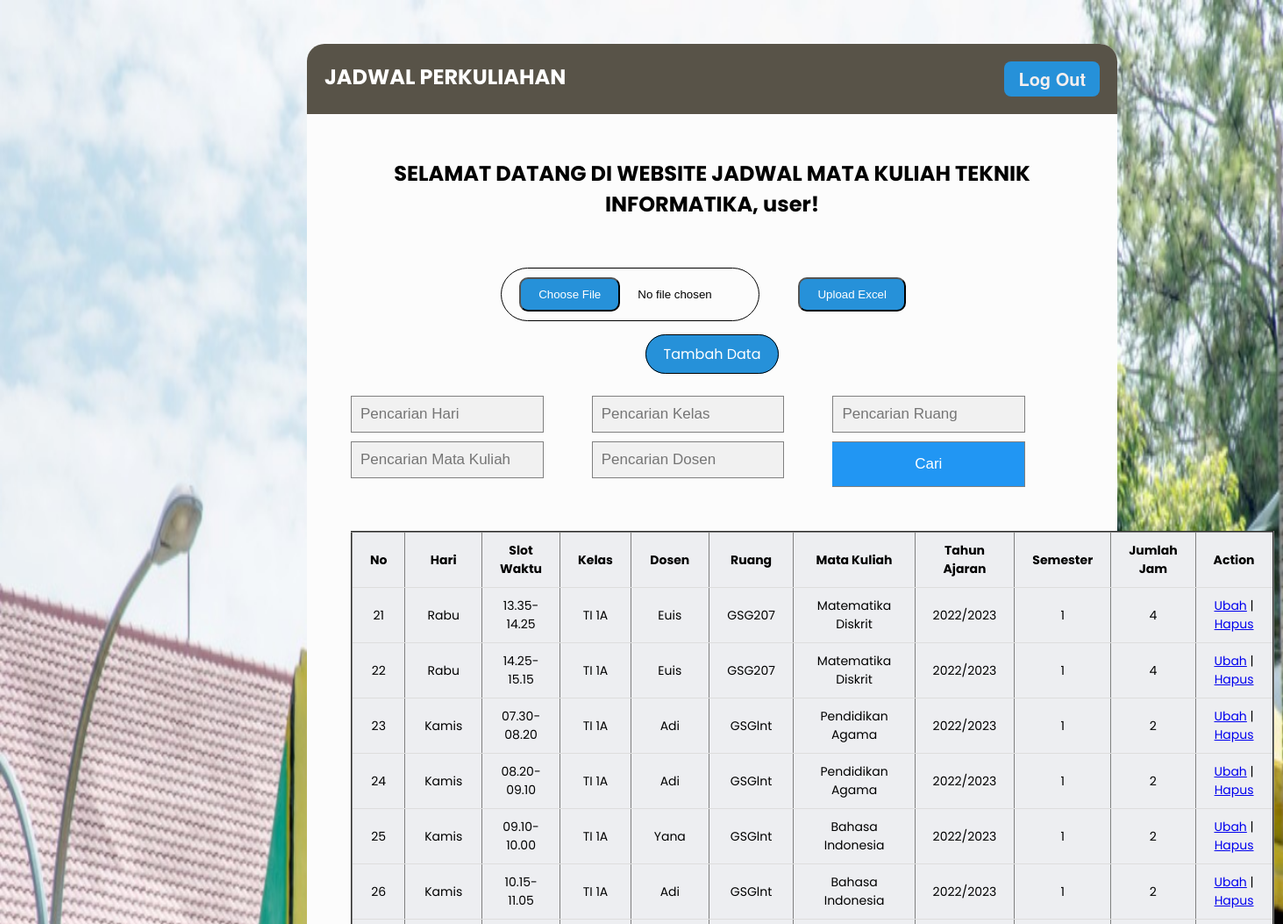
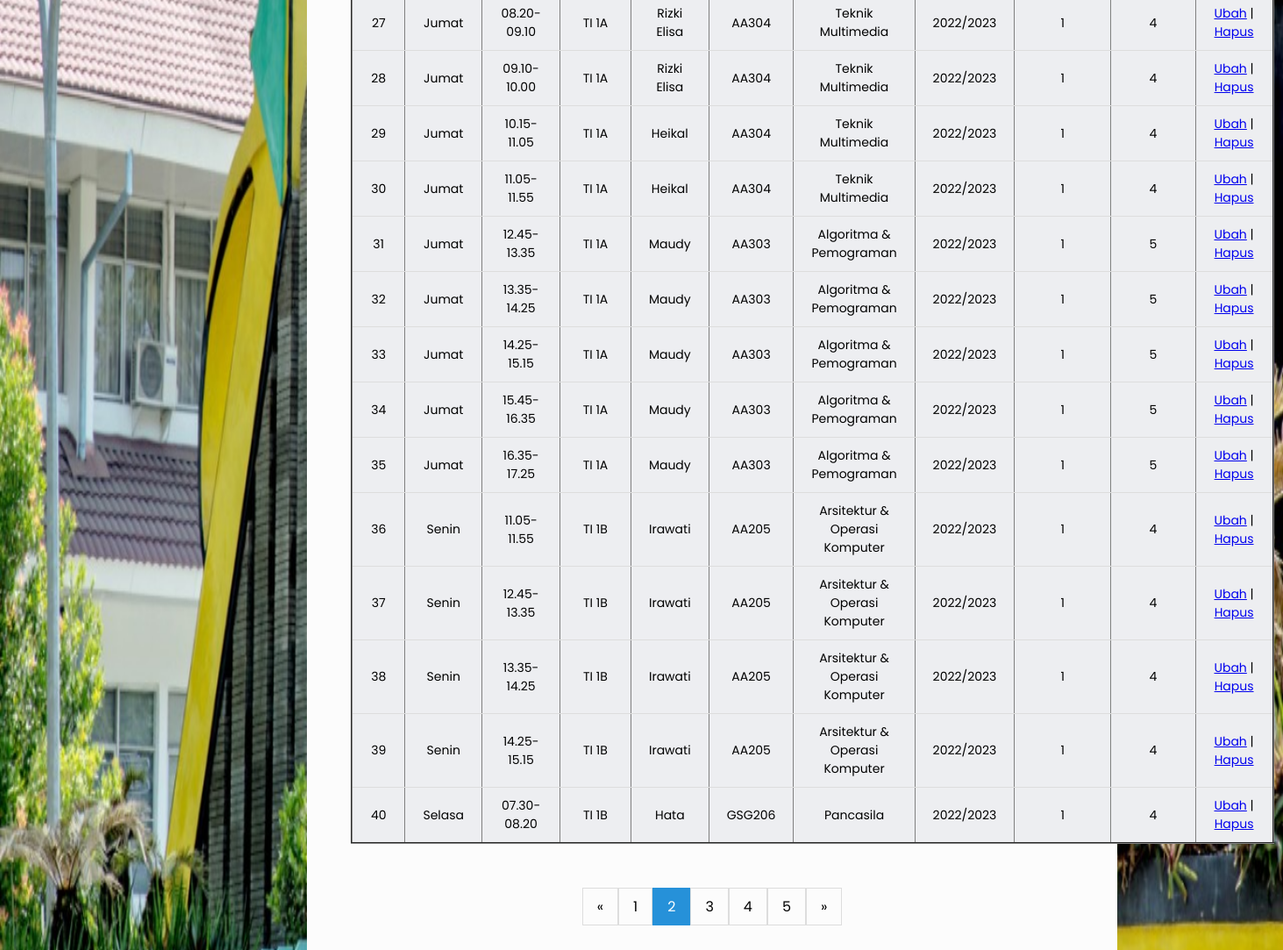
The page /admin.php?page=2 (signed in) on the database its author committed (2 pictures, top to bottom).
### tables this page shows
CREATE TABLE `jadwal` (
  `id` int(11) NOT NULL,
  `hari` varchar(50) DEFAULT NULL,
  `slot_waktu` varchar(50) DEFAULT NULL,
  `kelas` varchar(100) DEFAULT NULL,
  `dosen` varchar(50) DEFAULT NULL,
  `ruang` varchar(50) DEFAULT NULL,
  `mata_kuliah` varchar(50) DEFAULT NULL,
  `tahun_ajaran` varchar(50) DEFAULT NULL,
  `semester` varchar(50) DEFAULT NULL,
  `jumlah_jam` int(11) DEFAULT NULL
);

### function/test.php (called while the page is built, shortened)
<?php
    $conn = mysqli_connect("localhost","root","","mahasiswa");
    $sql = "SELECT * FROM jadwal";
    $results = $conn->query($sql);
?>

### admin.php (the view, shortened to what this page needs)
<?php
    $query = "SELECT * FROM jadwal";
    $hari = isset($_GET["hari"]) ? $_GET["hari"] : "";
    $kelas = isset($_GET["kelas"]) ? $_GET["kelas"] : "";
    $ruang = isset($_GET["ruang"]) ? $_GET["ruang"] : "";
    $mata_kuliah = isset($_GET["mata_kuliah"]) ? $_GET["mata_kuliah"] : "";
    $nama_dosen = isset($_GET["nama_dosen"]) ? $_GET["nama_dosen"] : "";
    include 'function/crud.php';
    include 'function/test.php';
?>
<!DOCTYPE html>
<html lang="en">
    <head>
        <link rel="stylesheet" href="css/style2.css">
        <link rel="stylesheet" href="css/style1.css">
        <link rel="stylesheet" href="css/search.css">
        <link rel="stylesheet" href="css/upload.css">
        <link rel="stylesheet" href="https://cdnjs.cloudflare.com/ajax/libs/font-awesome/4.7.0/css/font-awesome.min.css">
        <link rel="stylesheet" href="css/pagination.css">
    </head>
    <body style="background-image: url(images/foto.jpg); background-repeat: no-repeat;background-attachment: fixed;background-size: 100% 100%;">
        <div class="body">
            <div class="header">
                <h2>JADWAL PERKULIAHAN</h2>
                <a href="logout.php" class="button-1">Log Out</a>
            </div>
            <div class="content">
                <?php echo "<h2>SELAMAT DATANG DI WEBSITE JADWAL MATA KULIAH TEKNIK INFORMATIKA, " . $_SESSION['username'] ."!". "</h2>"; ?>
                <br>
                <form action="upload.php" method="post" enctype="multipart/form-data">
                    <div class="m-4">
                        <input type="file" id="file" name="fileToUpload" class="custom-file-input" />
                        <button type="submit" name="upload" class="bg-slate-50 border-black border-2 hover:bg-black hover:text-white text-black font-bold py-2 px-4 " id="tambahButton" style="background: #2691d9;border-radius: 10px;padding: 10px 20px; text-align:center; margin-top: 7px;color: #fff;margin-right: 20px;">
                            Upload Excel
                        </button>
                    </div>
                </form>
                <br>
                <a style="background-color: #2691d9;border: 1px solid black;padding: 10px 20px;border-radius: 50px; text-decoration:none;color:#fff;" href="tambah.php">Tambah Data</a>
                <br><br>
                <form method="get" align="center" class="search" style="margin:auto; margin-top:10px;display:grid; grid-template-columns: auto auto auto;">
                    <input type="text" style="margin-bottom: 10px;" class="form-control" name="hari" id="hari" placeholder="Pencarian Hari" autocomplete="off" value="<?= $hari ?>">
                    <input type="text" style="margin-bottom: 10px;" class="form-control" name="kelas" id="kelas" placeholder="Pencarian Kelas" autocomplete="off" value="<?= $kelas ?>">
                    <input type="text" style="margin-bottom: 10px;" class="form-control" name="ruang" id="ruang" placeholder="Pencarian Ruang" autocomplete="off" value="<?= $ruang ?>">
                    <input type="text" style="margin-bottom: 10px;" class="form-control" name="mata_kuliah" id="mata_kuliah" placeholder="Pencarian Mata Kuliah" autocomplete="off" value="<?= $mata_kuliah ?>">
                    <input type="text" style="margin-bottom: 10px;" class="form-control" name="nama_dosen" id="nama_dosen" placeholder="Pencarian Dosen" autocomplete="off" value="<?= $nama_dosen ?>">
                    <button type="submit" name="cari" value="cari" style="width: 80%;">Cari</button>
                </form>
                <br><br>
                <table border="2" align="center">
                    <thead>
                        <tr>
                            <th>No</th>
                            <th>Hari</th>
                            <th>Slot Waktu</th>
                            <th>Kelas</th>
                            <th>Dosen</th>
                            <th>Ruang</th>
                            <th>Mata Kuliah</th>
                            <th>Tahun Ajaran</th>
                            <th>Semester</th>
                            <th>Jumlah Jam</th>
                            <th>Action</th>
                        </tr>
                    </thead>
                    <?php
                        if(isset($_GET['page']))
                            $page=$_GET['page'];
                        else
                            $page = 1;
                        $jumlah_baris =20;
                        $offset = ($page-1)*$jumlah_baris;
                        $value = mysqli_query($conn, "$query LIMIT $jumlah_baris OFFSET $offset ");
                    ?>
                    <?php foreach ($value as $value) : ?>
                        <tbody style="height: 3vh;">
                            <tr>
                                <td><?php echo $value ['id']; ?></td>
                                <td><?php echo $value ['hari']; ?></td>
                                <td><?php echo $value ['slot_waktu']; ?></td>
                                <td><?php echo $value ['kelas']; ?></td>
                                <td><?php echo $value ['dosen']; ?></td>
                                <td><?php echo $value ['ruang']; ?></td>
                                <td><?php echo $value ['mata_kuliah']; ?></td>
                                <td><?php echo $value ['tahun_ajaran']; ?></td>
                                <td><?php echo $value ['semester']; ?></td>
                                <td><?php echo $value ['jumlah_jam']; ?></td>
                                <td><a href="edit.php?id=<?= $value['id']?>">Ubah</a> | <a href="hapus.php?id=<?= $value['id']?>" class="text-danger">Hapus</a></td>
                            </tr>
                        </tbody>
                    <?php endforeach; ?>
                </table>
                <br /><br />
                <div class="pagination">
                    <?php
                    $paginateQuery = "";
                    $paginateQuery .= $hari != "" ? "&hari=$hari" : "";
                    $paginateQuery .= $kelas != "" ? "&kelas=$kelas" : "";
                    $paginateQuery .= $ruang != "" ? "&ruang=$ruang" : "";
                    $paginateQuery .= $mata_kuliah != "" ? "&mata_kuliah=$mata_kuliah" : "";
                    $paginateQuery .= $nama_dosen != "" ? "&nama_dosen=$nama_dosen" : "";
                    echo '<a href="admin.php?page='.($page-1).($paginateQuery).'">&laquo;</a>';
                    if($page<=3){
                        for($i=1;$i<=5;$i++){
                            if($page == $i)
                                echo '<a class="active" href="admin.php?page='.($i).($paginateQuery).'">'.($i).'</a>';
                            else
                                echo '<a href="admin.php?page='.($i).($paginateQuery).'">'.($i).'</a>';
                        }
                    }
                    echo '<a href="admin.php?page='.($page+1).'">&raquo;</a>';
                    ?>
                </div>
            </div>
        </div>
    </body>
</html>

### css/style2.css (style rules this page uses)
* { margin: 0; padding: 0; }
body { background-image: url(img/bgpnj.jpg); background-size: cover; }
.body { font-family: 'Poppins', sans-serif; margin: 50px; border-radius: 20px; background-color: rgb(252, 252, 252); }
.header { border-top-left-radius: 20px; border-top-right-radius: 20px; font-family: 'Poppins', sans-serif; display: flex; background-color: rgb(88, 83, 72); padding: 20px; justify-content: space-between; color: white; }
.button-1 { background-color: #2691d9; border-radius: 8px; border-style: none; box-sizing: border-box; color: #f5efef; cursor: pointer; display: inline-block; font-family: "Haas Grot Text R Web", "Helvetica Neue", Helvetica, Arial, sans-serif; font-size: 20px; font-weight: bold; height: 40px; line-height: 20px; list-style: none; margin: 0; outline: none; padding: 10px 16px; position: relative; text-align: center; text-decoration: none; transition: color 100ms; vertical-align: baseline; user-select: none; -webkit-user-select: none; touch-action: manipulation; }
.content { text-align: center; padding: 50px; }
.content h2 { margin-bottom: 30px; }

### css/style1.css (style rules this page uses)
body { width: 70%; margin-left: 300px; justify-content: center; font-family: 'Poppins', sans-serif; background-color: #adacac; }
table { width: 100%; border-collapse: collapse; }
th, td { border-bottom: 1px solid #dddddd; padding: 10px 20px; font-size: 14px; }
tr:nth-child(odd) { background-color: #edeef1; }

### css/search.css (style rules this page uses)
body { font-family: Arial; }
* { box-sizing: border-box; }
form.search input[type=text] { padding: 10px; font-size: 17px; border: 1px solid grey; float: left; width: 80%; background: #f1f1f1; }
form.search button { float: left; width: 20%; padding: 10px; background: #2196F3; color: white; font-size: 17px; border: 1px solid grey; border-left: none; cursor: pointer; }
form.search::after { content: ""; clear: both; display: table; }

### css/upload.css (style rules this page uses)
input[type=file] { margin-right: 40px; border: 1px solid black; padding: 10px 20px; border-radius: 50px; color: rgb(0, 0, 0); cursor: pointer; transition: background .2s ease-in-out; }

### css/pagination.css (style rules this page uses)
.pagination { display: inline-block; }
.pagination a { color: black; float: left; padding: 8px 16px; text-decoration: none; transition: background-color .3s; border: 1px solid #ddd; }
.pagination a.active { background-color: #2691d9; color: white; border: 1px solid #2691d9; }

### rows shown on the page
jadwal: id "21", hari "Rabu", slot_waktu "13.35-14.25", kelas "TI 1A", dosen "Euis", ruang "GSG207", mata_kuliah "Matematika Diskrit", tahun_ajaran "2022/2023", semester "1", jumlah_jam "4"
jadwal: id "22", hari "Rabu", slot_waktu "14.25-15.15", kelas "TI 1A", dosen "Euis", ruang "GSG207", mata_kuliah "Matematika Diskrit", tahun_ajaran "2022/2023", semester "1", jumlah_jam "4"
jadwal: id "23", hari "Kamis", slot_waktu "07.30-08.20", kelas "TI 1A", dosen "Adi", ruang "GSGlnt", mata_kuliah "Pendidikan Agama", tahun_ajaran "2022/2023", semester "1", jumlah_jam "2"
jadwal: id "24", hari "Kamis", slot_waktu "08.20-09.10", kelas "TI 1A", dosen "Adi", ruang "GSGlnt", mata_kuliah "Pendidikan Agama", tahun_ajaran "2022/2023", semester "1", jumlah_jam "2"
jadwal: id "25", hari "Kamis", slot_waktu "09.10-10.00", kelas "TI 1A", dosen "Yana", ruang "GSGlnt", mata_kuliah "Bahasa Indonesia", tahun_ajaran "2022/2023", semester "1", jumlah_jam "2"
jadwal: id "26", hari "Kamis", slot_waktu "10.15-11.05", kelas "TI 1A", dosen "Adi", ruang "GSGlnt", mata_kuliah "Bahasa Indonesia", tahun_ajaran "2022/2023", semester "1", jumlah_jam "2"
jadwal: id "27", hari "Jumat", slot_waktu "08.20-09.10", kelas "TI 1A", dosen "Rizki Elisa", ruang "AA304", mata_kuliah "Teknik Multimedia", tahun_ajaran "2022/2023", semester "1", jumlah_jam "4"
jadwal: id "28", hari "Jumat", slot_waktu "09.10-10.00", kelas "TI 1A", dosen "Rizki Elisa", ruang "AA304", mata_kuliah "Teknik Multimedia", tahun_ajaran "2022/2023", semester "1", jumlah_jam "4"
jadwal: id "29", hari "Jumat", slot_waktu "10.15-11.05", kelas "TI 1A", dosen "Heikal", ruang "AA304", mata_kuliah "Teknik Multimedia", tahun_ajaran "2022/2023", semester "1", jumlah_jam "4"
jadwal: id "30", hari "Jumat", slot_waktu "11.05-11.55", kelas "TI 1A", dosen "Heikal", ruang "AA304", mata_kuliah "Teknik Multimedia", tahun_ajaran "2022/2023", semester "1", jumlah_jam "4"
jadwal: id "31", hari "Jumat", slot_waktu "12.45-13.35", kelas "TI 1A", dosen "Maudy", ruang "AA303", mata_kuliah "Algoritma & Pemograman", tahun_ajaran "2022/2023", semester "1", jumlah_jam "5"
jadwal: id "32", hari "Jumat", slot_waktu "13.35-14.25", kelas "TI 1A", dosen "Maudy", ruang "AA303", mata_kuliah "Algoritma & Pemograman", tahun_ajaran "2022/2023", semester "1", jumlah_jam "5"
jadwal: id "33", hari "Jumat", slot_waktu "14.25-15.15", kelas "TI 1A", dosen "Maudy", ruang "AA303", mata_kuliah "Algoritma & Pemograman", tahun_ajaran "2022/2023", semester "1", jumlah_jam "5"
jadwal: id "34", hari "Jumat", slot_waktu "15.45-16.35", kelas "TI 1A", dosen "Maudy", ruang "AA303", mata_kuliah "Algoritma & Pemograman", tahun_ajaran "2022/2023", semester "1", jumlah_jam "5"
jadwal: id "35", hari "Jumat", slot_waktu "16.35-17.25", kelas "TI 1A", dosen "Maudy", ruang "AA303", mata_kuliah "Algoritma & Pemograman", tahun_ajaran "2022/2023", semester "1", jumlah_jam "5"
jadwal: id "36", hari "Senin", slot_waktu "11.05-11.55", kelas "TI 1B", dosen "Irawati", ruang "AA205", mata_kuliah "Arsitektur & Operasi Komputer", tahun_ajaran "2022/2023", semester "1", jumlah_jam "4"
jadwal: id "37", hari "Senin", slot_waktu "12.45-13.35", kelas "TI 1B", dosen "Irawati", ruang "AA205", mata_kuliah "Arsitektur & Operasi Komputer", tahun_ajaran "2022/2023", semester "1", jumlah_jam "4"
jadwal: id "38", hari "Senin", slot_waktu "13.35-14.25", kelas "TI 1B", dosen "Irawati", ruang "AA205", mata_kuliah "Arsitektur & Operasi Komputer", tahun_ajaran "2022/2023", semester "1", jumlah_jam "4"
jadwal: id "39", hari "Senin", slot_waktu "14.25-15.15", kelas "TI 1B", dosen "Irawati", ruang "AA205", mata_kuliah "Arsitektur & Operasi Komputer", tahun_ajaran "2022/2023", semester "1", jumlah_jam "4"
jadwal: id "40", hari "Selasa", slot_waktu "07.30-08.20", kelas "TI 1B", dosen "Hata", ruang "GSG206", mata_kuliah "Pancasila", tahun_ajaran "2022/2023", semester "1", jumlah_jam "4"

### other values the page prints
$_SESSION['username'] "user"
